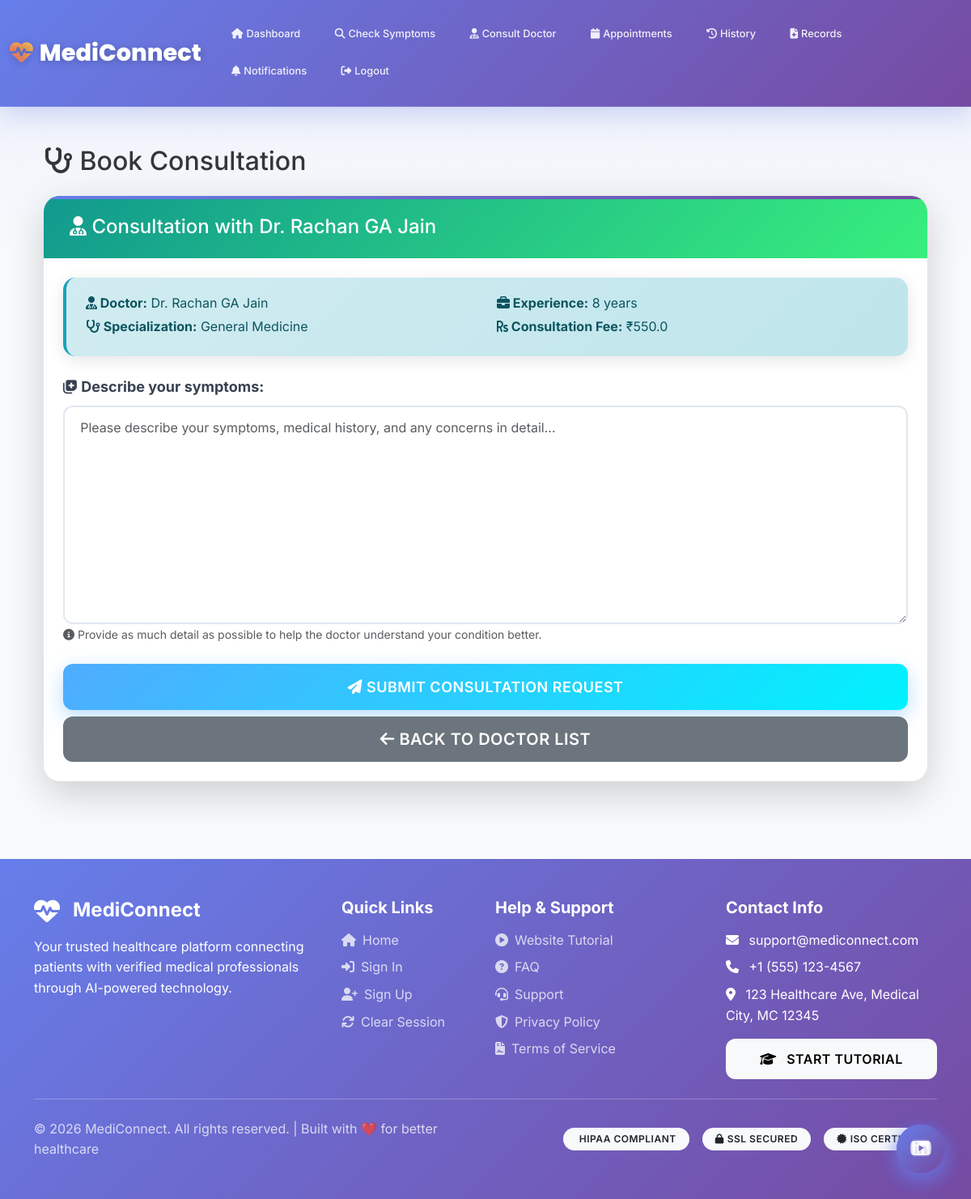
/patient/consultation/9 (signed in), run on the app's committed database.
### tables this page shows
CREATE TABLE users (
        id INTEGER PRIMARY KEY AUTOINCREMENT,
        name TEXT NOT NULL,
        email TEXT UNIQUE NOT NULL,
        password TEXT NOT NULL,
        role TEXT NOT NULL,
        phone TEXT,
        address TEXT,
        age INTEGER,
        gender TEXT,
        created_at TIMESTAMP DEFAULT CURRENT_TIMESTAMP
    , account_status VARCHAR(20) DEFAULT 'active');

CREATE TABLE doctors (
        id INTEGER PRIMARY KEY AUTOINCREMENT,
        user_id INTEGER,
        specialization TEXT,
        qualification TEXT,
        experience INTEGER,
        consultation_fee REAL,
        available BOOLEAN DEFAULT 1, verification_id TEXT, verification_status TEXT DEFAULT 'Pending', degree_certificate_path VARCHAR(500), council_registration_path VARCHAR(500), documents_uploaded BOOLEAN DEFAULT 0, verification_notes TEXT,
        FOREIGN KEY (user_id) REFERENCES users(id)
    );

### app.py (the view, shortened to what this page needs)
@app.route('/patient/consultation/<int:doctor_id>', methods=['GET', 'POST'])
@login_required
@role_required('patient')
def consultation(doctor_id):
    conn = get_db()
    doctor_user = conn.execute('''SELECT d.id as doctor_id, d.*, u.name, u.email, u.phone
                                  FROM doctors d
                                  JOIN users u ON u.id = d.user_id
                                  WHERE d.id = ?''', (doctor_id,)).fetchone()
    conn.close()
    if not doctor_user:
        flash('Doctor not found', 'danger')
        return redirect(url_for('consult_doctor'))
    return render_template('consultation.html', doctor=doctor_user)

### app.py (called while the page is built)
def get_db():
    conn = sqlite3.connect('medical.db')
    conn.row_factory = sqlite3.Row
    return conn

def login_required(f):
    @wraps(f)
    def decorated_function(*args, **kwargs):
        if 'user_id' not in session:
            flash('Please login first', 'warning')
            return redirect(url_for('signin_as'))
        if 'last_activity' in session:
            last_activity = datetime.fromisoformat(session['last_activity'])
            if datetime.now() - last_activity > timedelta(minutes=30):
                session.clear()
                flash('Session expired due to inactivity. Please login again.', 'warning')
                return redirect(url_for('signin_as'))
        session['last_activity'] = datetime.now().isoformat()
        session.permanent = True
        return f(*args, **kwargs)
    return decorated_function

def role_required(role):
    def decorator(f):
        @wraps(f)
        def decorated_function(*args, **kwargs):
            if 'role' not in session or session['role'] != role:
                flash('Access denied', 'danger')
                return redirect(url_for('signin_as'))
            return f(*args, **kwargs)
        return decorated_function
    return decorator

### templates/consultation.html (shortened to what this page needs)
{% extends "base_clean.html" %}
{% block content %}
<div class="container">
    <h2 class="mb-4" style="color: #333;">
        <i class="fas fa-stethoscope"></i> Book Consultation
    </h2>
    <div class="card shadow-lg">
        <div class="card-header" style="background: linear-gradient(135deg, #11998e 0%, #38ef7d 100%); color: white;">
            <h4 class="mb-0"><i class="fas fa-user-md"></i> Consultation with Dr. {{ doctor.name }}</h4>
        </div>
        <div class="card-body p-4">
            <div class="alert alert-info">
                <div class="row">
                    <div class="col-md-6">
                        <p class="mb-1"><strong><i class="fas fa-user-md"></i> Doctor:</strong> Dr. {{ doctor.name }}</p>
                        <p class="mb-1"><strong><i class="fas fa-stethoscope"></i> Specialization:</strong> {{ doctor.specialization }}</p>
                    </div>
                    <div class="col-md-6">
                        <p class="mb-1"><strong><i class="fas fa-briefcase"></i> Experience:</strong> {{ doctor.experience }} years</p>
                        <p class="mb-1"><strong><i class="fas fa-rupee-sign"></i> Consultation Fee:</strong> ₹{{ doctor.consultation_fee }}</p>
                    </div>
                </div>
            </div>
            <form method="POST">
                <div class="mb-4">
                    <label class="form-label fw-bold" style="font-size: 18px;">
                        <i class="fas fa-notes-medical"></i> Describe your symptoms:
                    </label>
                    <textarea class="form-control" name="symptoms" rows="10"
                              style="font-size: 16px;"
                              placeholder="Please describe your symptoms, medical history, and any concerns in detail..." required></textarea>
                    <small class="text-muted">
                        <i class="fas fa-info-circle"></i> Provide as much detail as possible to help the doctor understand your condition better.
                    </small>
                </div>
                <div class="d-grid gap-2">
                    <button type="submit" class="btn btn-success btn-lg" style="font-size: 18px; padding: 15px;">
                        <i class="fas fa-paper-plane"></i> Submit Consultation Request
                    </button>
                    <a href="{{ url_for('consult_doctor') }}" class="btn btn-secondary btn-lg">
                        <i class="fas fa-arrow-left"></i> Back to Doctor List
                    </a>
                </div>
            </form>
        </div>
    </div>
</div>
{% endblock %}

### templates/base_clean.html (style rules this page uses)
:root { --primary-gradient: linear-gradient(135deg, #667eea 0%, #764ba2 100%); --secondary-gradient: linear-gradient(135deg, #f093fb 0%, #f5576c 100%); --success-gradient: linear-gradient(135deg, #4facfe 0%, #00f2fe 100%); --warning-gradient: linear-gradient(135deg, #43e97b 0%, #38f9d7 100%); --danger-gradient: linear-gradient(135deg, #fa709a 0%, #fee140 100%); --dark-gradient: linear-gradient(135deg, #2c3e50 0%, #34495e 100%); --light-bg: #f8fafc; --card-shadow: 0 10px 40px rgba(0, 0, 0, 0.1); --card-shadow-hover: 0 20px 60px rgba(0, 0, 0, 0.15); --border-radius: 20px; --transition: all 0.4s cubic-bezier(0.4, 0, 0.2, 1); }
* { margin: 0; padding: 0; box-sizing: border-box; }
body { font-family: 'Inter', -apple-system, BlinkMacSystemFont, 'Segoe UI', sans-serif; background: var(--light-bg); color: #2d3748; line-height: 1.6; overflow-x: hidden; }
.card { border: none; border-radius: var(--border-radius); box-shadow: var(--card-shadow); transition: var(--transition); background: white; overflow: hidden; position: relative; }
.card::before { content: ''; position: absolute; top: 0; left: 0; right: 0; height: 4px; background: var(--primary-gradient); }
.card-header { background: var(--primary-gradient); color: white; border: none; padding: 1.5rem 2rem; font-weight: 600; font-size: 1.1rem; }
.card-body { padding: 2rem; }
.btn { border-radius: 12px; padding: 0.8rem 2rem; font-weight: 600; text-transform: uppercase; letter-spacing: 0.5px; transition: var(--transition); border: none; position: relative; overflow: hidden; }
.btn::before { content: ''; position: absolute; top: 50%; left: 50%; width: 0; height: 0; background: rgba(255, 255, 255, 0.3); border-radius: 50%; transform: translate(-50%, -50%); transition: width 0.6s, height 0.6s; }
.btn-success { background: var(--success-gradient); box-shadow: 0 8px 25px rgba(79, 172, 254, 0.4); }
.alert { border: none; border-radius: 15px; margin-bottom: 1.5rem; padding: 1.2rem 1.5rem; box-shadow: 0 5px 20px rgba(0, 0, 0, 0.1); border-left: 4px solid; }
.alert-info { background: linear-gradient(135deg, #d1ecf1 0%, #bee5eb 100%); border-left-color: #17a2b8; color: #0c5460; }
.form-control, .form-select { border: 2px solid #e2e8f0; border-radius: 12px; padding: 0.8rem 1.2rem; font-size: 1rem; transition: var(--transition); background: white; }
.form-label { font-weight: 600; color: #374151; margin-bottom: 0.5rem; }
.card-body { position: relative !important; z-index: 1 !important; }
html { scroll-behavior: smooth; }
body { animation: pageFadeIn .35s ease; }
.alert-autodismiss { position: relative; overflow: hidden; }
.alert-autodismiss::after { content: ''; position: absolute; bottom: 0; left: 0; height: 3px; background: rgba(0,0,0,.15); animation: alertProgress 5s linear forwards; }
.card, .stat-card, .panel, .ac { transition: transform .22s ease, box-shadow .22s ease !important; }

### data on the page
users: name "Rachan GA Jain"
doctors: specialization "General Medicine", experience "8", consultation_fee "550.0"
